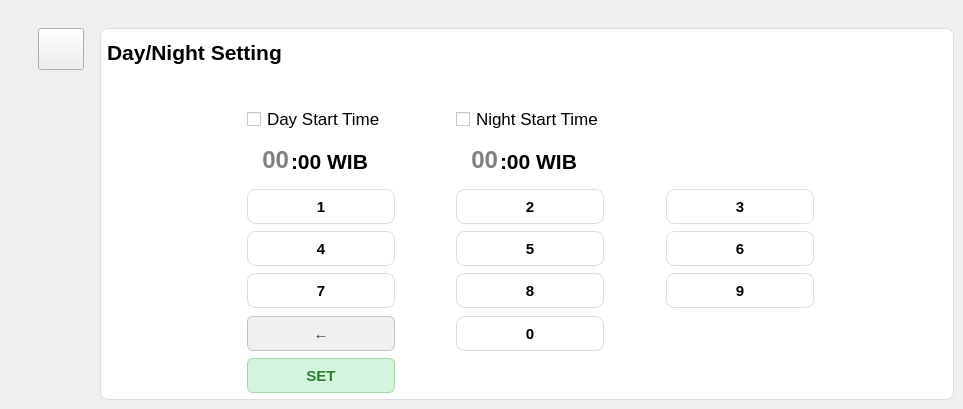
    <widget class="QWidget" name="dayNightPage">
     <widget class="QPushButton" name="goDashboardFromDayNight">
      <property name="geometry">
       <rect>
        <x>38</x>
        <y>28</y>
        <width>46</width>
        <height>42</height>
       </rect>
      </property>
      <property name="font">
       <font>
        <pointsize>14</pointsize>
        <weight>75</weight>
        <bold>true</bold>
       </font>
      </property>
      <property name="text">
       <string/>
      </property>
      <property name="icon">
       <iconset>
        <normaloff>image-removebg-preview (2).png</normaloff>image-removebg-preview (2).png</iconset>
      </property>
      <property name="iconSize">
       <size>
        <width>31</width>
        <height>28</height>
       </size>
      </property>
     </widget>
     <widget class="QFrame" name="dayNightFrame">
      <property name="geometry">
       <rect>
        <x>100</x>
        <y>28</y>
        <width>854</width>
        <height>372</height>
       </rect>
      </property>
      <property name="styleSheet">
       <string notr="true">background-color: #ffffff;   /* Putih bersih */
    border: 1px solid #dddddd;  /* Border abu muda agar tidak terlalu kontras */
    border-radius: 8px;         /* Sudut agak membulat */</string>
      </property>
      <property name="frameShape">
       <enum>QFrame::StyledPanel</enum>
      </property>
      <property name="frameShadow">
       <enum>QFrame::Raised</enum>
      </property>
      <widget class="QPushButton" name="buttonZeroStartTime">
       <property name="geometry">
        <rect>
         <x>356</x>
         <y>288</y>
         <width>148</width>
         <height>35</height>
        </rect>
       </property>
       <property name="font">
        <font>
         <pointsize>11</pointsize>
         <weight>75</weight>
         <bold>true</bold>
        </font>
       </property>
       <property name="text">
        <string>0</string>
       </property>
      </widget>
      <widget class="QPushButton" name="buttonSixStartTime">
       <property name="geometry">
        <rect>
         <x>566</x>
         <y>203</y>
         <width>148</width>
         <height>35</height>
        </rect>
       </property>
       <property name="font">
        <font>
         <pointsize>11</pointsize>
         <weight>75</weight>
         <bold>true</bold>
        </font>
       </property>
       <property name="text">
        <string>6</string>
       </property>
      </widget>
      <widget class="QCheckBox" name="startDayOnOff">
       <property name="geometry">
        <rect>
         <x>147</x>
         <y>77</y>
         <width>171</width>
         <height>28</height>
        </rect>
       </property>
       <property name="font">
        <font>
         <pointsize>13</pointsize>
        </font>
       </property>
       <property name="styleSheet">
        <string notr="true">border: none;
</string>
       </property>
       <property name="text">
        <string>Day Start Time</string>
       </property>
      </widget>
      <widget class="QPushButton" name="buttonThreeStartTime">
       <property name="geometry">
        <rect>
         <x>566</x>
         <y>161</y>
         <width>148</width>
         <height>35</height>
        </rect>
       </property>
       <property name="font">
        <font>
         <pointsize>11</pointsize>
         <weight>75</weight>
         <bold>true</bold>
        </font>
       </property>
       <property name="text">
        <string>3</string>
       </property>
      </widget>
      <widget class="QPushButton" name="buttonNineStartTime">
       <property name="geometry">
        <rect>
         <x>566</x>
         <y>245</y>
         <width>148</width>
         <height>35</height>
        </rect>
       </property>
       <property name="font">
        <font>
         <pointsize>11</pointsize>
         <weight>75</weight>
         <bold>true</bold>
        </font>
       </property>
       <property name="text">
        <string>9</string>
       </property>
      </widget>
      <widget class="QCheckBox" name="startNightOnOff">
       <property name="enabled">
        <bool>true</bool>
       </property>
       <property name="geometry">
        <rect>
         <x>356</x>
         <y>77</y>
         <width>191</width>
         <height>28</height>
        </rect>
       </property>
       <property name="font">
        <font>
         <pointsize>13</pointsize>
        </font>
       </property>
       <property name="styleSheet">
        <string notr="true">border: none;
</string>
       </property>
       <property name="text">
        <string>Night Start Time</string>
       </property>
       <property name="checked">
        <bool>false</bool>
       </property>
       <property name="autoRepeat">
        <bool>false</bool>
       </property>
      </widget>
      <widget class="QPushButton" name="buttonDelStartTime">
       <property name="geometry">
        <rect>
         <x>147</x>
         <y>288</y>
         <width>148</width>
         <height>35</height>
        </rect>
       </property>
       <property name="font">
        <font>
         <pointsize>11</pointsize>
         <weight>75</weight>
         <bold>true</bold>
        </font>
       </property>
       <property name="styleSheet">
        <string notr="true">  background-color: #f0f0f0;       /* Abu-abu muda */
    border: 1px solid #c0c0c0;       /* Border abu yang sedikit lebih gelap */
    border-radius: 6px;
    padding: 5px 12px;
    color: #333333;                  /* Teks abu gelap */
    font-weight: bold;</string>
       </property>
       <property name="text">
        <string>←</string>
       </property>
      </widget>
      <widget class="QLineEdit" name="startTimeNight">
       <property name="geometry">
        <rect>
         <x>349</x>
         <y>118</y>
         <width>51</width>
         <height>28</height>
        </rect>
       </property>
       <property name="font">
        <font>
         <pointsize>18</pointsize>
         <weight>75</weight>
         <bold>true</bold>
        </font>
       </property>
       <property name="styleSheet">
        <string notr="true">border: none;
</string>
       </property>
       <property name="text">
        <string/>
       </property>
       <property name="alignment">
        <set>Qt::AlignRight|Qt::AlignTrailing|Qt::AlignVCenter</set>
       </property>
       <property name="placeholderText">
        <string>00</string>
       </property>
      </widget>
      <widget class="QLabel" name="startTimeNightUnit">
       <property name="geometry">
        <rect>
         <x>400</x>
         <y>119</y>
         <width>148</width>
         <height>28</height>
        </rect>
       </property>
       <property name="font">
        <font>
         <pointsize>16</pointsize>
         <weight>75</weight>
         <bold>true</bold>
        </font>
       </property>
       <property name="styleSheet">
        <string notr="true">border: none;
</string>
       </property>
       <property name="text">
        <string>:00 WIB</string>
       </property>
      </widget>
      <widget class="QPushButton" name="buttonFourStartTime">
       <property name="geometry">
        <rect>
         <x>147</x>
         <y>203</y>
         <width>148</width>
         <height>35</height>
        </rect>
       </property>
       <property name="font">
        <font>
         <pointsize>11</pointsize>
         <weight>75</weight>
         <bold>true</bold>
        </font>
       </property>
       <property name="text">
        <string>4</string>
       </property>
      </widget>
      <widget class="QPushButton" name="buttonTwoStartTime">
       <property name="geometry">
        <rect>
         <x>356</x>
         <y>161</y>
         <width>148</width>
         <height>35</height>
        </rect>
       </property>
       <property name="font">
        <font>
         <pointsize>11</pointsize>
         <weight>75</weight>
         <bold>true</bold>
        </font>
       </property>
       <property name="text">
        <string>2</string>
       </property>
      </widget>
      <widget class="QPushButton" name="buttonSevenStartTime">
       <property name="geometry">
        <rect>
         <x>147</x>
         <y>245</y>
         <width>148</width>
         <height>35</height>
        </rect>
       </property>
       <property name="font">
        <font>
         <pointsize>11</pointsize>
         <weight>75</weight>
         <bold>true</bold>
        </font>
       </property>
       <property name="text">
        <string>7</string>
       </property>
      </widget>
      <widget class="QPushButton" name="buttonFiveStartTime">
       <property name="geometry">
        <rect>
         <x>356</x>
         <y>203</y>
         <width>148</width>
         <height>35</height>
        </rect>
       </property>
       <property name="font">
        <font>
         <pointsize>11</pointsize>
         <weight>75</weight>
         <bold>true</bold>
        </font>
       </property>
       <property name="text">
        <string>5</string>
       </property>
      </widget>
      <widget class="QLabel" name="dayNightStartTimeTitle">
       <property name="geometry">
        <rect>
         <x>7</x>
         <y>7</y>
         <width>251</width>
         <height>35</height>
        </rect>
       </property>
       <property name="font">
        <font>
         <pointsize>16</pointsize>
         <weight>75</weight>
         <bold>true</bold>
        </font>
       </property>
       <property name="styleSheet">
        <string notr="true">border: none;
</string>
       </property>
       <property name="text">
        <string>Day/Night Setting</string>
       </property>
      </widget>
      <widget class="QPushButton" name="buttonEightStartTime">
       <property name="geometry">
        <rect>
         <x>356</x>
         <y>245</y>
         <width>148</width>
         <height>35</height>
        </rect>
       </property>
       <property name="font">
        <font>
         <pointsize>11</pointsize>
         <weight>75</weight>
         <bold>true</bold>
        </font>
       </property>
       <property name="text">
        <string>8</string>
       </property>
      </widget>
      <widget class="QPushButton" name="setStartTime">
       <property name="geometry">
        <rect>
         <x>147</x>
         <y>330</y>
         <width>148</width>
         <height>35</height>
        </rect>
       </property>
       <property name="font">
        <font>
         <pointsize>11</pointsize>
         <weight>75</weight>
         <bold>true</bold>
        </font>
       </property>
       <property name="styleSheet">
        <string notr="true">  background-color: #d4f4dd;      /* Hijau muda lembut */
    border: 1px solid #a3d9a5;      /* Border hijau natural */
    border-radius: 6px;             /* Sudut agak membulat */
    padding: 5px 12px;              /* Padding untuk kenyamanan klik */
    color: #2e7d32;                 /* Teks hijau gelap */
    font-weight: bold;</string>
       </property>
       <property name="text">
        <string>SET</string>
       </property>
      </widget>
      <widget class="QLineEdit" name="startTimeDay">
       <property name="geometry">
        <rect>
         <x>140</x>
         <y>118</y>
         <width>51</width>
         <height>28</height>
        </rect>
       </property>
       <property name="font">
        <font>
         <pointsize>18</pointsize>
         <weight>75</weight>
         <bold>true</bold>
        </font>
       </property>
       <property name="styleSheet">
        <string notr="true">border: none;
</string>
       </property>
       <property name="text">
        <string/>
       </property>
       <property name="alignment">
        <set>Qt::AlignRight|Qt::AlignTrailing|Qt::AlignVCenter</set>
       </property>
       <property name="placeholderText">
        <string>00</string>
       </property>
      </widget>
      <widget class="QLabel" name="startTimeDayUnit">
       <property name="geometry">
        <rect>
         <x>191</x>
         <y>119</y>
         <width>124</width>
         <height>28</height>
        </rect>
       </property>
       <property name="font">
        <font>
         <pointsize>16</pointsize>
         <weight>75</weight>
         <bold>true</bold>
        </font>
       </property>
       <property name="styleSheet">
        <string notr="true">border: none;
</string>
       </property>
       <property name="text">
        <string>:00 WIB</string>
       </property>
      </widget>
      <widget class="QPushButton" name="buttonOneStartTime">
       <property name="geometry">
        <rect>
         <x>147</x>
         <y>161</y>
         <width>148</width>
         <height>35</height>
        </rect>
       </property>
       <property name="font">
        <font>
         <pointsize>11</pointsize>
         <weight>75</weight>
         <bold>true</bold>
        </font>
       </property>
       <property name="text">
        <string>1</string>
       </property>
      </widget>
      <widget class="QLabel" name="label_5">
       <property name="geometry">
        <rect>
         <x>260</x>
         <y>10</y>
         <width>39</width>
         <height>28</height>
        </rect>
       </property>
       <property name="styleSheet">
        <string notr="true">border: none;
</string>
       </property>
       <property name="text">
        <string/>
       </property>
       <property name="pixmap">
        <pixmap>C:/Users/VICTUS/Downloads/990003-200.png</pixmap>
       </property>
       <property name="scaledContents">
        <bool>true</bool>
       </property>
      </widget>
     </widget>
     <zorder>dayNightFrame</zorder>
     <zorder>goDashboardFromDayNight</zorder>
    </widget>
